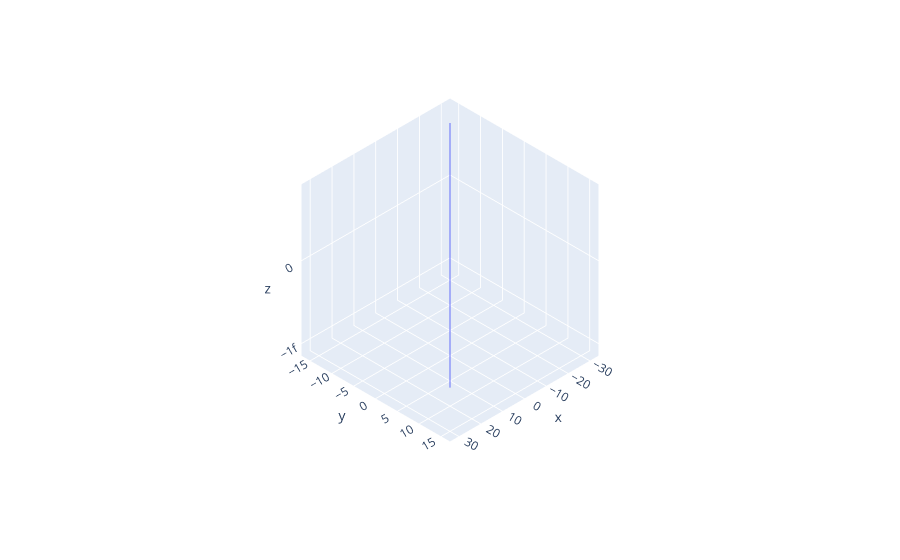

Notebook source saved alongside this figure:
### Code cell
# pp(ramp_signal_fourier[:, 1])
ramp_signal_fourier_inverse = discrete_inverse_fourier_transform(ramp_signal_fourier[:, 1], ramp_signal_fourier[:, 0])
# pp(ramp_signal_fourier_inverse)
graph = px.line_3d(
  x = ramp_signal_fourier_inverse[:, 0].real, 
  y = ramp_signal_fourier_inverse[:, 1].real, 
  z = ramp_signal_fourier_inverse[:, 1].imag)
graph.update_scenes(camera_projection_type = "orthographic")
graph.show()

### Figure 1 — Plotly figure (JSON) as saved in the notebook; plotly's stock layout.template omitted (floating-point values rounded to 4 significant figures)
{"data": [{"hovertemplate": "x=%{x}<br>y=%{y}<br>z=%{z}<extra></extra>", "legendgroup": "", "line": {"color": "#636efa", "dash": "solid"}, "marker": {"symbol": "circle"}, "mode": "lines", "name": "", "scene": "scene", "showlegend": false, "type": "scatter3d", "x": [32.0, 31.0, 30.0, 29.0, 28.0, 27.0, 26.0, 25.0, 24.0, 23.0, 22.0, 21.0, 20.0, 19.0, 18.0, 17.0, 16.0, 15.0, 14.0, 13.0, 12.0, 11.0, 10.0, 9.0, 8.0, 7.0, 6.0, 5.0, 4.0, 3.0, 2.0, 1.0, 0.0, -1.0, -2.0, -3.0, -4.0, -5.0, -6.0, -7.0, -8.0, -9.0, -10.0, -11.0, -12.0, -13.0, -14.0, -15.0, -16.0, -17.0, -18.0, -19.0, -20.0, -21.0, -22.0, -23.0, -24.0, -25.0, -26.0, -27.0, -28.0, -29.0, -30.0, -31.0, -32.0], "y": [16.0, 15.5, 15.0, 14.5, 14.0, 13.5, 13.0, 12.5, 12.0, 11.5, 11.0, 10.5, 10.0, 9.5, 9.0, 8.5, 8.0, 7.5, 7.0, 6.5, 6.0, 5.5, 5.0, 4.5, 4.0, 3.5, 3.0, 2.5, 2.0, 1.5, 1.0, 0.5, 1.793e-16, -0.5, -1.0, -1.5, -2.0, -2.5, -3.0, -3.5, -4.0, -4.5, -5.0, -5.5, -6.0, -6.5, -7.0, -7.5, -8.0, -8.5, -9.0, -9.5, -10.0, -10.5, -11.0, -11.5, -12.0, -12.5, -13.0, -13.5, -14.0, -14.5, -15.0, -15.5, -16.0], "z": [2.442e-16, 7.174e-16, 8.608e-16, -6.491e-16, -1.025e-16, -3.826e-16, 7.652e-16, -3.143e-16, -2.05e-16, 4.099e-17, 2.733e-16, 2.46e-16, -3.279e-16, -2.733e-17, -1.366e-16, 1.913e-16, 0.0, -2.733e-17, 2.733e-16, 1.366e-16, 1.913e-16, -1.093e-16, 1.913e-16, 5.466e-17, -5.466e-17, -1.093e-16, 2.186e-16, 2.46e-16, 2.733e-17, -1.093e-16, 0.0, 0.0, -5.466e-17, 0.0, -1.093e-16, 1.093e-16, 1.366e-16, 1.366e-16, 2.186e-16, 1.093e-16, -5.466e-17, 5.466e-17, 0.0, 1.093e-16, 8.199e-17, 2.733e-17, 2.186e-16, -8.199e-17, 2.186e-16, 8.199e-17, -2.733e-17, 3.553e-16, 1.64e-16, 2.46e-16, -1.64e-16, -1.776e-16, 1.366e-17, 2.323e-16, 1.093e-16, 5.466e-17, -5.397e-16, -1.086e-15, 4.236e-16, 7.174e-16, 2.015e-16]}], "layout": {"legend": {"tracegroupgap": 0}, "margin": {"t": 60}, "scene": {"camera": {"projection": {"type": "orthographic"}}, "domain": {"x": [0, 1], "y": [0, 1]}, "xaxis": {"title": {"text": "x"}}, "yaxis": {"title": {"text": "y"}}, "zaxis": {"title": {"text": "z"}}}}}
